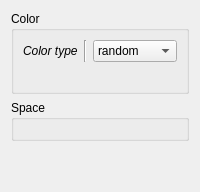
         <widget class="QWidget" name="q_Detection">
          <attribute name="title">
           <string>Grid</string>
          </attribute>
          <layout class="QVBoxLayout" name="verticalLayout_22">
           <item>
            <widget class="QGroupBox" name="groupBox">
             <property name="title">
              <string>Color</string>
             </property>
             <layout class="QGridLayout" name="gridLayout_3">
              <item row="0" column="2">
               <widget class="QComboBox" name="comboBox">
                <item>
                 <property name="text">
                  <string>random</string>
                 </property>
                </item>
                <item>
                 <property name="text">
                  <string>uniform</string>
                 </property>
                </item>
               </widget>
              </item>
              <item row="0" column="0">
               <widget class="QLabel" name="label_6">
                <property name="font">
                 <font>
                  <italic>true</italic>
                 </font>
                </property>
                <property name="text">
                 <string>Color type</string>
                </property>
               </widget>
              </item>
              <item row="0" column="1">
               <widget class="Line" name="line_8">
                <property name="orientation">
                 <enum>Qt::Vertical</enum>
                </property>
               </widget>
              </item>
              <item row="1" column="2">
               <spacer name="horizontalSpacer_10">
                <property name="orientation">
                 <enum>Qt::Horizontal</enum>
                </property>
                <property name="sizeHint" stdset="0">
                 <size>
                  <width>40</width>
                  <height>20</height>
                 </size>
                </property>
               </spacer>
              </item>
             </layout>
            </widget>
           </item>
           <item>
            <widget class="QGroupBox" name="groupBox_4">
             <property name="title">
              <string>Space</string>
             </property>
             <layout class="QVBoxLayout" name="verticalLayout_3"/>
            </widget>
           </item>
           <item>
            <spacer name="verticalSpacer_3">
             <property name="orientation">
              <enum>Qt::Vertical</enum>
             </property>
             <property name="sizeHint" stdset="0">
              <size>
               <width>20</width>
               <height>40</height>
              </size>
             </property>
            </spacer>
           </item>
          </layout>
         </widget>
